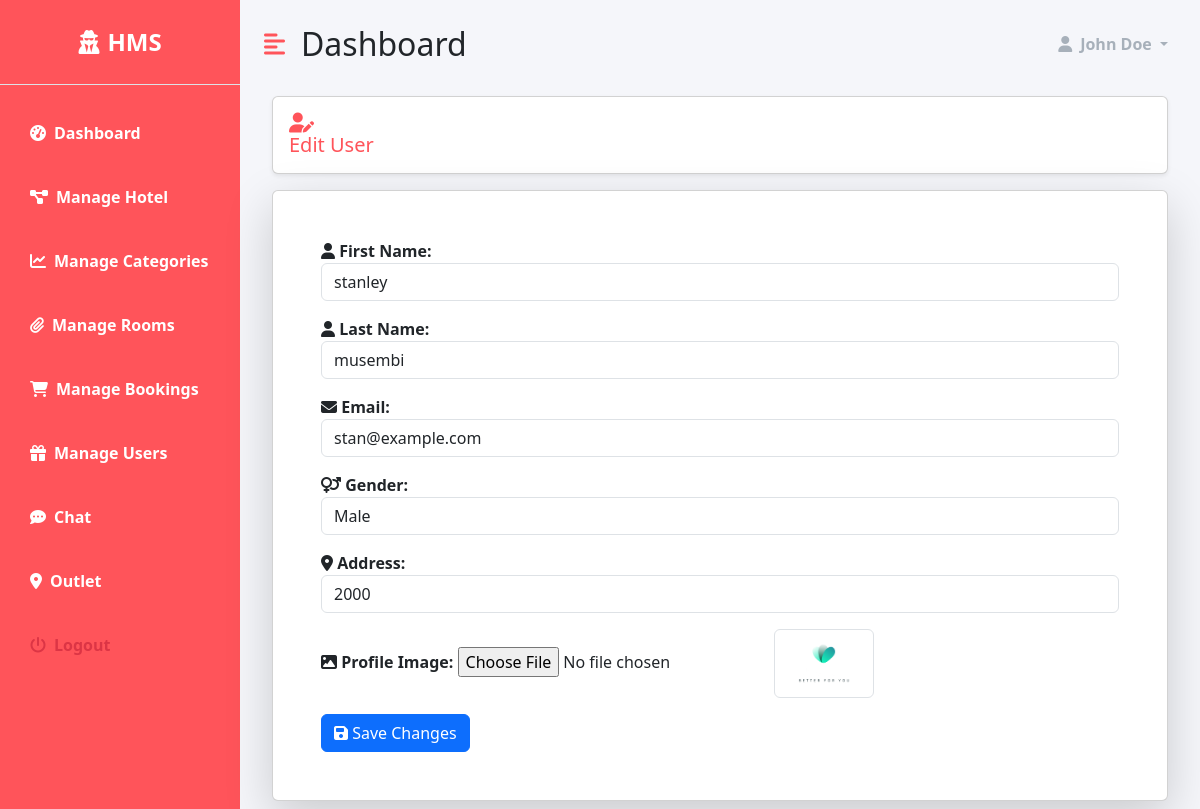
Screenshot of /dashboard/user/1 (signed in) with the database file from the repository.
### accounts/models.py (models this page shows, shortened)
class CustomUser(AbstractUser):
    email = models.EmailField(unique=True)
    gender = models.CharField(max_length=1,  blank=True, null=True)
    address = models.CharField(max_length=255, blank=True, null=True)
    image = models.ImageField(upload_to="user_images", blank=True, null=True)
    username = None
    objects = CustomUserManager()
    USERNAME_FIELD = 'email'
    REQUIRED_FIELDS = []

### dashboard/views.py (the view)
# urls.py: path('user/<int:user_id>' , views.user_detail , name='user-detail'),
@login_required(login_url='accounts:login')
@staff_member_required(login_url='accounts:login')
def user_detail(request, user_id):
    user = get_object_or_404(CustomUser, pk=user_id)
    context = {
        'user': user,
    }
    return render(request, 'dashboard/users/user_detail.html', context)

### templates/dashboard/users/user_detail.html (shortened to what this page needs)
{% extends 'dashboard/base.html' %}
{% load static %}
{% block content %}
    <div class="row">
        <div class="col-md-12">
            <h5 class="m-2 primary-text card shadow-sm p-3">
                <i class="fas fa-user-edit"></i> Edit User
            </h5>
        </div>
    </div>
    <div class="card shadow-lg m-2">
        <div class="col-md-12 p-5">
            <form method="post" action="{% url 'dashboard:edit-user' %}" enctype="multipart/form-data">
                <div class="mb-3">
                    <label for="first_name" class="fw-bold">
                        <i class="fas fa-user"></i> First Name:
                    </label>
                    <input type="text" name="first_name" id="first_name" class="form-control" value="{{ user.first_name }}">
                </div>
                <div class="mb-3">
                    <label for="last_name" class="fw-bold">
                        <i class="fas fa-user"></i> Last Name:
                    </label>
                    <input type="text" name="last_name" id="last_name" class="form-control" value="{{ user.last_name }}">
                </div>
                <div class="mb-3">
                    <label for="email" class="fw-bold">
                        <i class="fas fa-envelope"></i> Email:
                    </label>
                    <input type="email" name="email" id="email" class="form-control" value="{{ user.email }}" required>
                </div>
                <div class="mb-3">
                    <label for="gender" class="fw-bold">
                        <i class="fas fa-venus-mars"></i> Gender:
                    </label>
                    <select name="gender" id="gender" class="form-control">
                        <option value="M" {% if user.gender == 'M' %}selected{% endif %}>Male</option>
                    </select>
                </div>
                <div class="mb-3">
                    <label for="address" class="fw-bold">
                        <i class="fas fa-map-marker-alt"></i> Address:
                    </label>
                    <input type="text" name="address" id="address" class="form-control" value="{{ user.address }}">
                </div>
                <div class="mb-3">
                    <label for="image" class="fw-bold">
                        <i class="fas fa-image"></i> Profile Image:
                    </label>
                    <input type="file" name="new_image" id="image" class="form-control-file">
                    {% if user.image %}
                        <img src="{{ user.image.url }}" alt="{{ user.email }}" class="img-thumbnail" width="100px">
                    {% endif %}
                </div>
                <button type="submit" class="btn btn-primary">
                    <i class="fas fa-save"></i> Save Changes
                </button>
            </form>
        </div>
    </div>
{% endblock %}

### static/dashboard/style.css (style rules this page uses)
:root { --main-bg-color: #ff545a; --main-text-color: #ff545a; --second-text-color : #a7b0ba; --second-bg-color : #f5f6fa; }
.primary-text { color: var(--main-text-color); }

### rows the page displays
CustomUser: first_name "stanley", last_name "musembi", email "stan@example.com", gender "Male", address "2000", image (picture)
